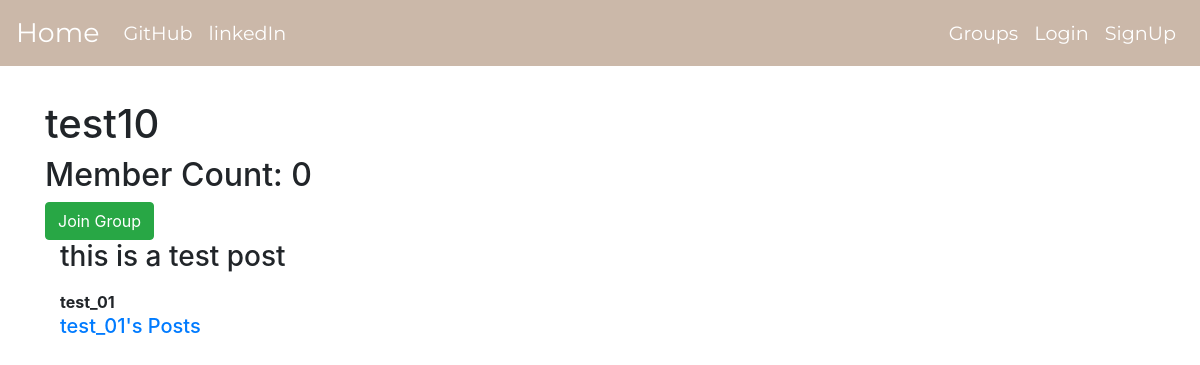
Page /groups/test10/ on the committed database.
### groups/models.py (models this page shows, shortened)
class Group(models.Model):
    name = models.CharField(max_length=250,unique=True)
    slug = models.SlugField(unique=True,allow_unicode=True,default='',blank=True)
    description = models.TextField(blank=True,default='')
    description_html = models.TextField(editable=False,blank=True,default='')
    members = models.ManyToManyField(User,through='GroupMember')
    class Meta:
        ordering =['name']

### posts/models.py (models this page shows, shortened)
class Post(models.Model):
    user = models.ForeignKey(User,on_delete=models.CASCADE,related_name='user_post')
    created_time = models.DateTimeField(auto_now=True)
    message = models.TextField()
    message_html = models.TextField(editable=False,default='',blank=True)
    group = models.ForeignKey(Group,related_name='group_post',null=True,blank=True,on_delete=models.SET_NULL)
    class Meta:
        ordering = ['-created_time']
        unique_together = ['user','message']

### groups/views.py (the view)
# urls.py: path('<slug:slug>/',views.GroupDetails.as_view(),name='group_detail'),
class GroupDetails(generic.DetailView):
    model = Group

### groups/templates/groups/group_detail.html
{% extends 'groups/group_base.html' %}
{% block pregroup %}
  <h1>{{group.name}}</h1>
  <h2> Member Count: {{group.members.count}} </h2>
  {% if user in group.members.all %}
  <a href="{% url 'groups:leave' slug=group.slug %}" class="btn btn-warning">Leave Group</a>
  {% else %}
  <a href="{% url 'groups:join' slug=group.slug %}" class="btn btn-success">Join Group</a>
  {% endif %}
{% endblock %}
{% block group %}
  <div class="col-md-8">
    {% ifequal group.group_post.count 0 %}
      <h3>There are no posts for this group</h3>
    {% else %}
      {% for post in group.group_post.all %}
        {% include 'posts/_post.html' %}
      {% endfor %}
    {% endifequal %}
  </div>
{% endblock %}

### posts/templates/posts/_post.html (shortened to what this page needs)
<div class="post_media">
  <h3>{{post.message_html|safe}}</h3>
  <div class="media_body">
    <strong>{{post.user.username}}</strong>
    <h5 class="media_heading">
      <a href="{% url 'posts:for_user_post' slug=post.user.username %}">{{post.user.username}}'s Posts</a>
    </h5>
  </div>
</div>

### rows in the picture
Group: name "test10", members.count "0"
Post: message_html "this is a test post", user.username "test_01"
